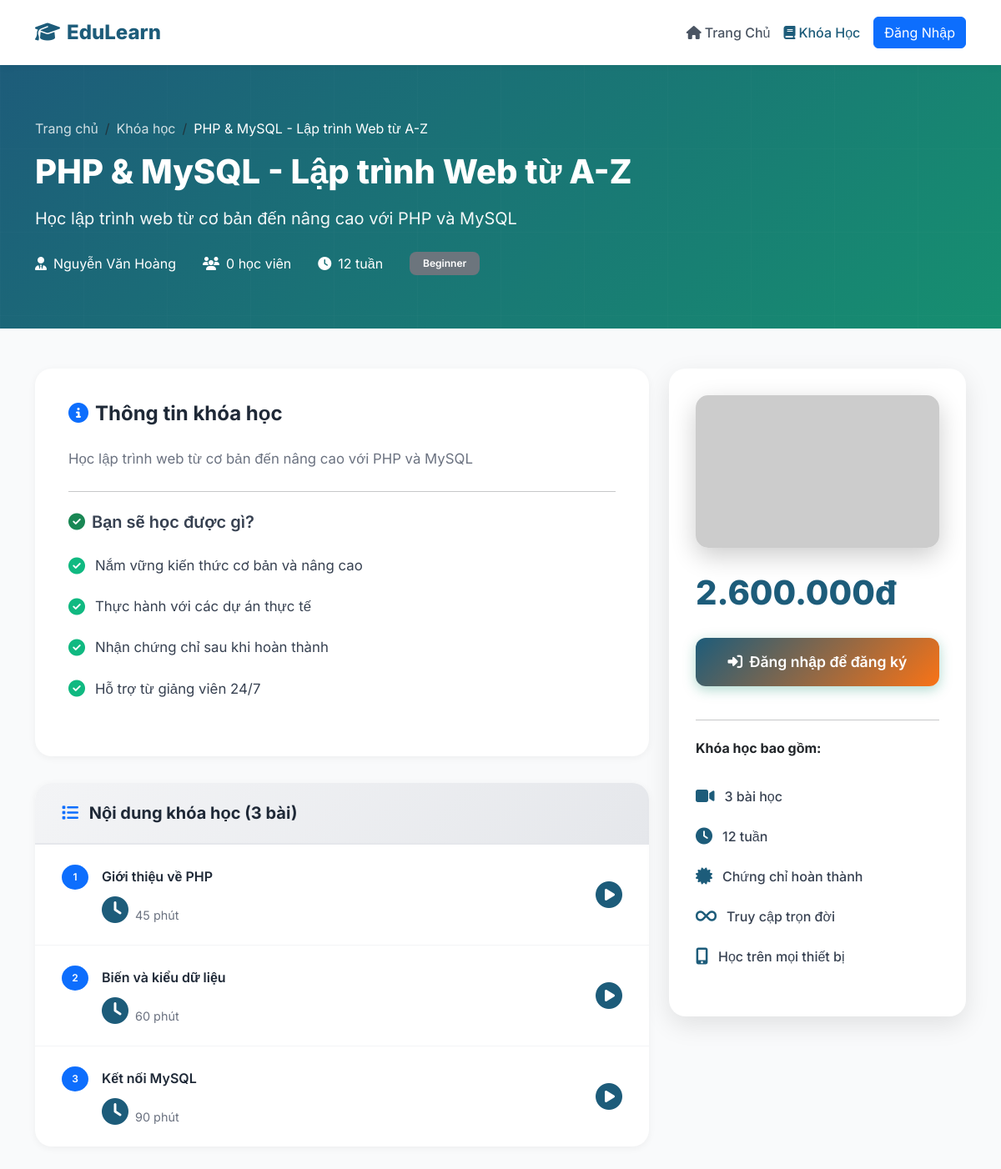
The app's page /views/student/course_detail.php?id=1 with its own data.
### tables this page shows
CREATE TABLE `courses` (
  `course_id` int(11) NOT NULL AUTO_INCREMENT,
  `course_name` varchar(200) NOT NULL,
  `description` text DEFAULT NULL,
  `category_id` int(11) DEFAULT NULL,
  `instructor_name` varchar(100) DEFAULT NULL,
  `teacher_id` int(11) DEFAULT NULL,
  `duration` varchar(50) DEFAULT NULL,
  `level` enum('Beginner','Intermediate','Advanced') DEFAULT 'Beginner',
  `price` decimal(10,2) DEFAULT 0.00,
  `thumbnail` varchar(255) DEFAULT NULL,
  `start_date` date DEFAULT NULL,
  `end_date` date DEFAULT NULL,
  `max_students` int(11) DEFAULT 30,
  `status` enum('active','inactive','completed') DEFAULT 'active',
  `created_at` timestamp NOT NULL DEFAULT current_timestamp(),
  `updated_at` timestamp NOT NULL DEFAULT current_timestamp() ON UPDATE current_timestamp(),
  PRIMARY KEY (`course_id`),
  KEY `category_id` (`category_id`),
  KEY `idx_teacher_id` (`teacher_id`),
  CONSTRAINT `courses_ibfk_1` FOREIGN KEY (`category_id`) REFERENCES `categories` (`category_id`) ON DELETE SET NULL,
  CONSTRAINT `courses_ibfk_2` FOREIGN KEY (`teacher_id`) REFERENCES `users` (`user_id`) ON DELETE SET NULL
);

CREATE TABLE `lessons` (
  `lesson_id` int(11) NOT NULL AUTO_INCREMENT,
  `course_id` int(11) NOT NULL,
  `lesson_title` varchar(200) NOT NULL,
  `content` text DEFAULT NULL,
  `video_url` varchar(255) DEFAULT NULL,
  `duration` varchar(20) DEFAULT NULL,
  `order_number` int(11) DEFAULT 1,
  `created_at` timestamp NOT NULL DEFAULT current_timestamp(),
  PRIMARY KEY (`lesson_id`),
  KEY `course_id` (`course_id`),
  CONSTRAINT `lessons_ibfk_1` FOREIGN KEY (`course_id`) REFERENCES `courses` (`course_id`) ON DELETE CASCADE
);

### functions/auth.php (called while the page is built, shortened)
<?php
function isLoggedIn()
{
    return isset($_SESSION['user_id']) && !empty($_SESSION['user_id']);
}

### functions/course_functions.php (called while the page is built, shortened)
<?php
function getCourseById($course_id)
{
    global $pdo;
    try {
        $stmt = $pdo->prepare("
            SELECT c.*, cat.category_name,
            (SELECT COUNT(*) FROM enrollments WHERE course_id = c.course_id AND status = 'approved') as enrolled_count,
            (SELECT COUNT(*) FROM lessons WHERE course_id = c.course_id) as lesson_count
            FROM courses c
            LEFT JOIN categories cat ON c.category_id = cat.category_id
            WHERE c.course_id = ?
        ");
        $stmt->execute([$course_id]);
        $course = $stmt->fetch();
        $lesson_stmt = $pdo->prepare("SELECT * FROM lessons WHERE course_id = ? ORDER BY order_number ASC");
        $lesson_stmt->execute([$course_id]);
        $course['lessons'] = $lesson_stmt->fetchAll();
        return ['success' => true, 'course' => $course];
    } catch (PDOException $e) {
        return ['success' => false, 'message' => 'Lỗi lấy chi tiết: ' . $e->getMessage()];
    }
}

### views/student/course_detail.php (the view, shortened to what this page needs)
<?php
require_once '../../functions/db_connection.php';
require_once '../../functions/auth.php';
require_once '../../functions/course_functions.php';
require_once '../../functions/enrollments_functions.php';
$course_id = isset($_GET['id']) ? intval($_GET['id']) : null;
$is_enrolled = false;
if ($course_id) {
    $result = getCourseById($course_id);
    $course = $result['course'];
    $is_enrolled = isLoggedIn() ? isEnrolled($_SESSION['user_id'], $course_id) : false;
}
?>
<!DOCTYPE html>
<html lang="vi">
<head>
    <link href="https://cdn.jsdelivr.net/npm/bootstrap@5.3.2/dist/css/bootstrap.min.css" rel="stylesheet">
    <link rel="stylesheet" href="https://cdnjs.cloudflare.com/ajax/libs/font-awesome/6.5.1/css/all.min.css">
</head>
<body>
    <nav class="navbar navbar-expand-lg sticky-top">
        <div class="container">
            <a class="navbar-brand" href="../../index.php">
                <i class="fas fa-graduation-cap me-2"></i>EduLearn
            </a>
            <div class="collapse navbar-collapse" id="navbarNav">
                <ul class="navbar-nav ms-auto align-items-center">
                    <li class="nav-item"><a class="nav-link" href="../../index.php"><i class="fas fa-home me-1"></i>Trang Chủ</a></li>
                    <li class="nav-item"><a class="nav-link active" href="course_detail.php"><i class="fas fa-book me-1"></i>Khóa Học</a></li>
                    <?php if (isLoggedIn()): ?>
                        <?php if (isStudent()): ?>
                            <li class="nav-item">
                                <a class="nav-link" href="my_courses.php">
                                    <i class="fas fa-book-open me-1"></i>Khóa Học Của Tôi
                                </a>
                            </li>
                            <li class="nav-item">
                                <a class="nav-link position-relative" href="notifications.php">
                                    <i class="fas fa-bell"></i>
                                    <?php
                                    $unread_count = getUnreadNotificationCount($_SESSION['user_id']);
                                    if ($unread_count > 0):
                                    ?>
                                        <span class="position-absolute top-0 start-100 translate-middle badge rounded-pill bg-danger" style="font-size: 0.65rem;">
                                            <?php echo $unread_count > 9 ? '9+' : $unread_count; ?>
                                        </span>
                                    <?php endif; ?>
                                </a>
                            </li>
                        <?php endif; ?>
                        <li class="nav-item"><a class="nav-link" href="../../handle/logout_process.php"><i class="fas fa-sign-out-alt me-1"></i>Đăng Xuất</a></li>
                    <?php else: ?>
                        <li class="nav-item"><a class="btn btn-primary ms-2" href="../../views/login.php">Đăng Nhập</a></li>
                    <?php endif; ?>
                </ul>
            </div>
        </div>
    </nav>
    <?php if ($course_id) { ?>
        <div class="course-hero">
            <div class="container">
                <div class="row align-items-center">
                    <div class="col-lg-8">
                        <nav aria-label="breadcrumb">
                            <ol class="breadcrumb mb-3">
                                <li class="breadcrumb-item"><a href="../../index.php">Trang chủ</a></li>
                                <li class="breadcrumb-item"><a href="course_detail.php">Khóa học</a></li>
                                <li class="breadcrumb-item active"><?php echo escape($course['course_name']); ?></li>
                            </ol>
                        </nav>
                        <h1><?php echo escape($course['course_name']); ?></h1>
                        <p class="fs-5 mb-4"><?php echo escape($course['description']); ?></p>
                        <div class="course-hero-info">
                            <div>
                                <i class="fas fa-user-tie"></i>
                                <span><?php echo escape($course['instructor_name']); ?></span>
                            </div>
                            <div>
                                <i class="fas fa-users"></i>
                                <span><?php echo number_format($course['enrolled_count']); ?> học viên</span>
                            </div>
                            <div>
                                <i class="fas fa-clock"></i>
                                <span><?php echo $course['duration']; ?></span>
                            </div>
                            <div>
                                <?php echo getLevelBadge($course['level']); ?>
                            </div>
                        </div>
                    </div>
                </div>
            </div>
        </div>
        <div class="container py-5">
            <div class="row">
                <div class="col-lg-8">
                    <div class="course-content-card">
                        <h4><i class="fas fa-info-circle me-2 text-primary"></i>Thông tin khóa học</h4>
                        <p><?php echo nl2br(escape($course['description'])); ?></p>
                        <hr class="my-4">
                        <h5><i class="fas fa-check-circle me-2 text-success"></i>Bạn sẽ học được gì?</h5>
                        <ul class="learning-points">
                            <li>
                                <i class="fas fa-check-circle"></i>
                                <span>Nắm vững kiến thức cơ bản và nâng cao</span>
                            </li>
                            <li>
                                <i class="fas fa-check-circle"></i>
                                <span>Thực hành với các dự án thực tế</span>
                            </li>
                            <li>
                                <i class="fas fa-check-circle"></i>
                                <span>Nhận chứng chỉ sau khi hoàn thành</span>
                            </li>
                            <li>
                                <i class="fas fa-check-circle"></i>
                                <span>Hỗ trợ từ giảng viên 24/7</span>
                            </li>
                        </ul>
                    </div>
                    <?php if (!empty($course['lessons'])): ?>
                        <div class="lessons-card">
                            <div class="lessons-header">
                                <h5>
                                    <i class="fas fa-list me-2 text-primary"></i>
                                    Nội dung khóa học (<?php echo count($course['lessons']); ?> bài)
                                </h5>
                            </div>
                            <div class="card-body p-0">
                                <?php foreach ($course['lessons'] as $index => $lesson): ?>
                                    <div class="lesson-item">
                                        <div class="d-flex justify-content-between align-items-center">
                                            <div class="flex-grow-1">
                                                <div class="d-flex align-items-center gap-3 mb-2">
                                                    <span class="badge bg-primary rounded-circle" style="width: 30px; height: 30px; display: flex; align-items: center; justify-content: center;">
                                                        <?php echo $index + 1; ?>
                                                    </span>
                                                    <h6 class="mb-0"><?php echo escape($lesson['lesson_title']); ?></h6>
                                                </div>
                                                <small class="ms-5">
                                                    <i class="fas fa-clock me-1"></i>
                                                    <?php echo escape($lesson['duration']); ?>
                                                </small>
                                            </div>
                                            <i class="fas fa-play-circle"></i>
                                        </div>
                                    </div>
                                <?php endforeach; ?>
                            </div>
                        </div>
                    <?php endif; ?>
                </div>
                <div class="col-lg-4">
                    <div class="course-info-box">
                        <img src="<?php echo getImageUrl($course['thumbnail'], 'https://via.placeholder.com/400x250'); ?>"
                            class="course-thumbnail" alt="<?php echo escape($course['course_name']); ?>">
                        <div class="course-price"><?php echo formatCurrency($course['price']); ?></div>
                        <?php if ($is_enrolled): ?>
                            <div class="alert alert-success mb-3">
                                <i class="fas fa-check-circle me-2"></i>
                                <strong>Bạn đã đăng ký khóa học này</strong>
                            </div>
                            <a href="my_courses.php" class="btn btn-enroll w-100 text-white mb-3">
                                <i class="fas fa-book me-2"></i>Vào học ngay
                            </a>
                        <?php else: ?>
                            <?php if (isLoggedIn()): ?>
                                <form method="POST" action="../../handle/enroll_process.php">
                                    <input type="hidden" name="action" value="enroll">
                                    <input type="hidden" name="course_id" value="<?php echo $course_id; ?>">
                                    <button type="submit" class="btn btn-enroll w-100 text-white mb-3">
                                        <i class="fas fa-shopping-cart me-2"></i>Đăng ký ngay
                                    </button>
                                </form>
                            <?php else: ?>
                                <a href="../../views/login.php" class="btn btn-enroll w-100 text-white mb-3">
                                    <i class="fas fa-sign-in-alt me-2"></i>Đăng nhập để đăng ký
                                </a>
                            <?php endif; ?>
                        <?php endif; ?>
                        <hr class="my-4">
                        <h6 class="mb-3 fw-bold">Khóa học bao gồm:</h6>
                        <ul class="course-features">
                            <li>
                                <i class="fas fa-video"></i>
                                <span><?php echo $course['lesson_count'] ?? count($course['lessons'] ?? []); ?> bài học</span>
                            </li>
                            <li>
                                <i class="fas fa-clock"></i>
                                <span><?php echo $course['duration']; ?></span>
                            </li>
                            <li>
                                <i class="fas fa-certificate"></i>
                                <span>Chứng chỉ hoàn thành</span>
                            </li>
                            <li>
                                <i class="fas fa-infinity"></i>
                                <span>Truy cập trọn đời</span>
                            </li>
                            <li>
                                <i class="fas fa-mobile-alt"></i>
                                <span>Học trên mọi thiết bị</span>
                            </li>
                        </ul>
                    </div>
                </div>
            </div>
        </div>
    <?php } ?>
</body>
</html>

### functions/db_connection.php (shortened to what this page needs)
<?php
function escape($data)
{
    return htmlspecialchars($data, ENT_QUOTES, 'UTF-8');
}
function formatCurrency($amount)
{
    return number_format($amount, 0, ',', '.') . 'đ';
}
function getLevelBadge($level)
{
    $badges = [
        'Beginner' => '<span class="badge bg-success">Cơ bản</span>',
        'Intermediate' => '<span class="badge bg-warning">Trung cấp</span>',
        'Advanced' => '<span class="badge bg-danger">Nâng cao</span>'
    ];
    return $badges[$level] ?? '<span class="badge bg-secondary">' . escape($level) . '</span>';
}
function getImageUrl($thumbnail, $default = null)
{
    if (empty($thumbnail)) {
        return $default ?: 'https://via.placeholder.com/400x250';
    }
    $normalized = $thumbnail;
    $normalized = ltrim($normalized, '/');
    return UPLOAD_URL . $normalized;
}

### records on screen
courses: course_name "PHP & MySQL - Lập trình Web từ A-Z", description "Học lập trình web từ cơ bản đến nâng cao với PHP và MySQL", instructor_name "Nguyễn Văn Hoàng", duration "12 tuần", level "Beginner", price "2.600.000đ"
lessons: lesson_title "Giới thiệu về PHP", duration "45 phút"
lessons: lesson_title "Biến và kiểu dữ liệu", duration "60 phút"
lessons: lesson_title "Kết nối MySQL", duration "90 phút"

### other values on screen
$course['enrolled_count'] "0"
count($course['lessons']) "3"
$course['lesson_count'] "3"
